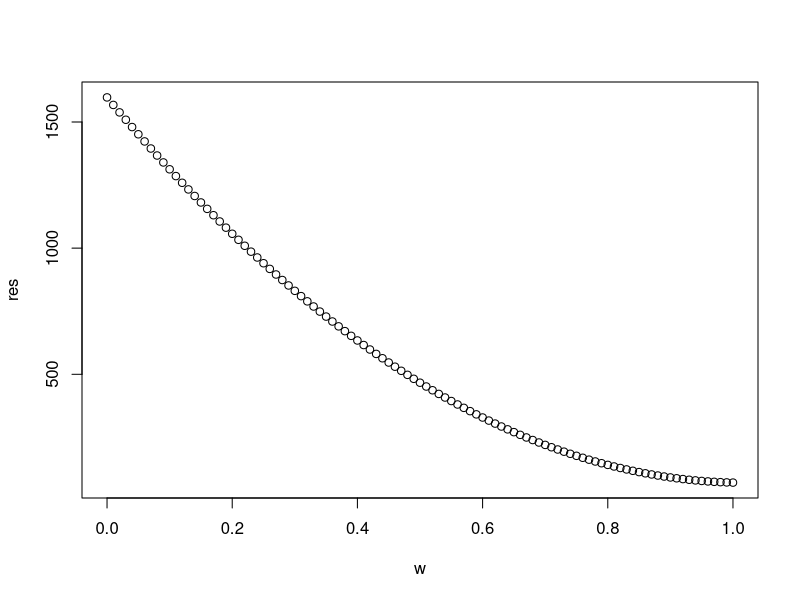

Here is the R script that generated this plot: (Note: this script raises an error after producing the figure.)
y1 = rnorm(100, mean = -1)
y2 = rnorm(100, mean = -5)

M = 2
all.folds = lapply(1:M, function(x) 1:(100/M) + 10*(x-1))

res = do.call(rbind, lapply(all.folds, function(fold){
  y1.mean = mean(y1[-fold])
  y2.mean = mean(y2[-fold])
  cbind(y1[fold], y1.mean, y2.mean)
}) )

t(res[,2:3])%*%res[,2:3]/100

y.new = res[,1] - res[,3]
x.new = res[,2] - res[,3]

w = seq(0,1,0.01)
res = sapply(w, function(x)sum((y.new - x.new*x)^2))
sum(y.new*x.new)/sum(x.new^2)
plot(w, res)
lm(y.new~x.new-1)

lm((res[,1] - res[,3])~(res[,2] - res[,3])+1)


y1.mean.fold = sapply(all.folds, function(x){mean(y1[x])})
y1.mean.outfold = sapply(all.folds, function(x){mean(y1[-x])})
y2.mean.fold = sapply(all.folds, function(x){mean(y2[x])})

y1.mean = mean(y1.mean.fold)
y1.2.mean = mean(y1.mean.fold^2)
y12.mean = mean(y1.mean.fold*y2.mean.fold)
y2.mean = mean(y2.mean.fold)

y1.var = sd(y1.mean.fold)^2*(M-1)/M
y2.var = sd(y2.mean.fold)^2*(M-1)/M
y12.cov = mean(y1.mean.fold*y2.mean.fold) - y1.mean*y2.mean

y1.mean*y2.mean + 1/(M-1)^2*(y12.mean - y1.mean*y2.mean)

(M*y1.mean^2 + M/(M-1)^2*(y1.2.mean - y1.mean^2))/M


(M-1)/M*y1.mean.outfold[1] + 1/M*y1.mean.fold[1]

y1.mean^2 - y1.mean*y2.mean - 1/(M-1)*y1.var + M/(M-1)^2*y2.var - 1/(M-1)^2*y12.cov

# three panel figures to show difference between CS and WS cv
p = 20
n = 1e3
beta.all = cbind(rep(1,p), rep(1,p), rnorm(p, mean = 1,sd = 4))

data.all = lapply(1:3, function(i){
  x = MASS::mvrnorm(n = n, mu = rep(0,p), Sigma = diag(p))
  y = x%*%beta.all[,i] + rnorm(n)
  data.frame(y = y, x)
})
beta.hat.all = sapply(data.all, function(x){
  coef(lm(y~.-1, data=x))
})

# level plot
# CVWS
U.ws.hat = function(data.all, w.all){
  all.folds = createFolds(1:n, k = 10)
  all.res = do.call(rbind, lapply(all.folds, function(fold){
    lm.all.cv = lapply(data.all, function(x){
      lm(y~.-1, data = x[-fold,])
    })
    do.call(rbind, lapply(data.all, function(x){
      cbind( x$y[fold], do.call(cbind, predict(lm.all.cv, x[fold,])) )
    }))
  }))
  y.all = all.res[,1]
  x.all = all.res[,-1]
  
  apply(w.all, 1, function(w){
    -mean((y.all - x.all%*%w)^2)
  })
}

w.fine = cbind(seq(0,1,0.001), 0, 1-seq(0,1,0.001))
U.ws.fine = U.ws.hat(data.all, w.fine)
w.opt = w.fine[order(U.ws.fine, decreasing = T)[1],1]
U.opt = sort(U.ws.fine, decreasing = T)[1]

w.all = cbind(seq(0,1,0.1), 0, 1-seq(0,1,0.1))
U.ws.all = U.ws.hat(data.all, w.all)
U.ws.plt = data.frame(w1 = c(w.all[,1],w.opt), Value = c(U.ws.all,U.opt), 
                      Type = factor(c(rep("Other", nrow(w.all)), "Maximum"), 
                                    levels = c("Other", "Maximum"), ordered = T))
p.level.ws = ggplot(data = U.ws.plt) + geom_abline(aes(intercept = w1, slope = -1, color = Value, linetype = Type) ) + coord_fixed() +
  scale_x_continuous(name = expression(w[1]), limits = c(0,1), breaks = seq(0,1,0.1), expand = c(0,0)) +
  scale_y_continuous(name = expression(w[2]), limits = c(0,1), breaks = seq(0,1,0.1), expand = c(0,0)) +
  theme_bw() + scale_color_viridis_c() + geom_abline(intercept = 1, slope = -1) +
  ggtitle("CVWS utility function")

#CVCS
U.cs.hat = function(data.all, w.all){
  lm.all = lapply(data.all, function(x){
    lm(y~.-1, data = x)
  })
  pred.all = do.call(rbind, lapply(data.all, function(x){
    do.call(cbind, predict(lm.all, x))
  }) )
  z = bdiag(rep(list(rep(1,n)),3))
  pred.all.z = pred.all*(1-z)
  y.all = unlist(lapply(data.all, function(x) x$y))
  # test.fn = function(w){
  #   sum((y.all - pred.all.z%*%(1.5*w))^2)
  # }
  #w.opt.cs.tru = alabama::auglag(c(1/3,1/3,1/3), test.fn, hin = function(w){w})#, heq = function(w){sum(w)-1})

  apply(w.all, 1, function(w){
    w.scale = 1.5*w
    -mean((y.all - pred.all.z%*%w.scale)^2)
  })
}

w.all = expand.grid(seq(0,1,0.01), seq(0,1,0.01))
w.all = cbind(w.all, 1-rowSums(w.all))
U.cs.all = U.cs.hat(data.all, w.all)
w.cs.opt = unlist(w.all[order(U.cs.all, decreasing = T)[1],])
# w.cs.opt.nn = w.opt.cs.tru$par
U.cs.plt = data.frame(w1 = w.all[,1], w2 = w.all[,2], value = U.cs.all)
cs.plt.init = ggplot(U.cs.plt, aes(x = w1, y = w2, z = value)) + geom_contour(aes(color = after_stat(level)), bins = 30)
cs.plt.data.all = ggplot_build(cs.plt.init)$data[[1]]
cs.plt.data.use = cs.plt.data.all[(cs.plt.data.all$x + cs.plt.data.all$y)<=1,]

p.level.cs = ggplot(cs.plt.data.use, aes(x = x, y = y, color = level, group = group)) + geom_path(aes(linetype = "Other")) +
  scale_color_viridis_c() + coord_fixed() + scale_x_continuous(expand = c(0,0), breaks = seq(0,1,0.1), limits = c(0,1)) +
  scale_y_continuous(expand = c(0,0), breaks = seq(0,1,0.1), limits = c(0,1)) + theme_bw() + xlab(expression(w[1])) +
  ylab(expression(w[2])) + geom_abline(intercept = 1, slope = -1) + 
  geom_point(x = w.cs.opt[1], y = w.cs.opt[2], aes(shape = "Maximum")) + labs(color = "Value", shape = "Type", linetype = "") +
  ggtitle("CVCS utility function")

# projection
x.new = MASS::mvrnorm(n = 1e3, mu = rep(0,p), Sigma = diag(p))

beta.ws = beta.hat.all%*%c(w.opt, 0, 1-w.opt)
beta.cs = beta.hat.all%*%w.cs.opt.nn

beta.pca.in = cbind(beta.hat.all, beta.ws, beta.cs, rep(1,p))
y.pca.in = x.new%*%beta.pca.in
y.pca.cor = cov(t(y.pca.in))
y.pca = princomp(covmat = y.pca.cor, cor = F)
y.scores = t(y.pca.in)%*%y.pca$loadings[,1:2]
apply(y.pca.in, 2, function(x) mean(x^2))

pca.plt = data.frame(x = 0, y = 0, xend = y.scores[,1], yend = y.scores[,2], 
                     Method = factor(c("betahat1", "betahat2", "betahat3", "beta.ws", "beta.cs", "beta0"),
                                     levels = c("betahat1", "betahat2", "betahat3", "beta.ws", "beta.cs", "beta0"),
                                     ordered = T))
p.pca = ggplot(data = pca.plt) + geom_segment(aes(x = x, y = y, xend = xend, yend = yend,
                            color = Method), arrow = arrow(length = unit(0.5, "cm"))) +
  xlab("PC1") + ylab("PC2") + theme_bw() + scale_color_hue() #+ coord_fixed()
